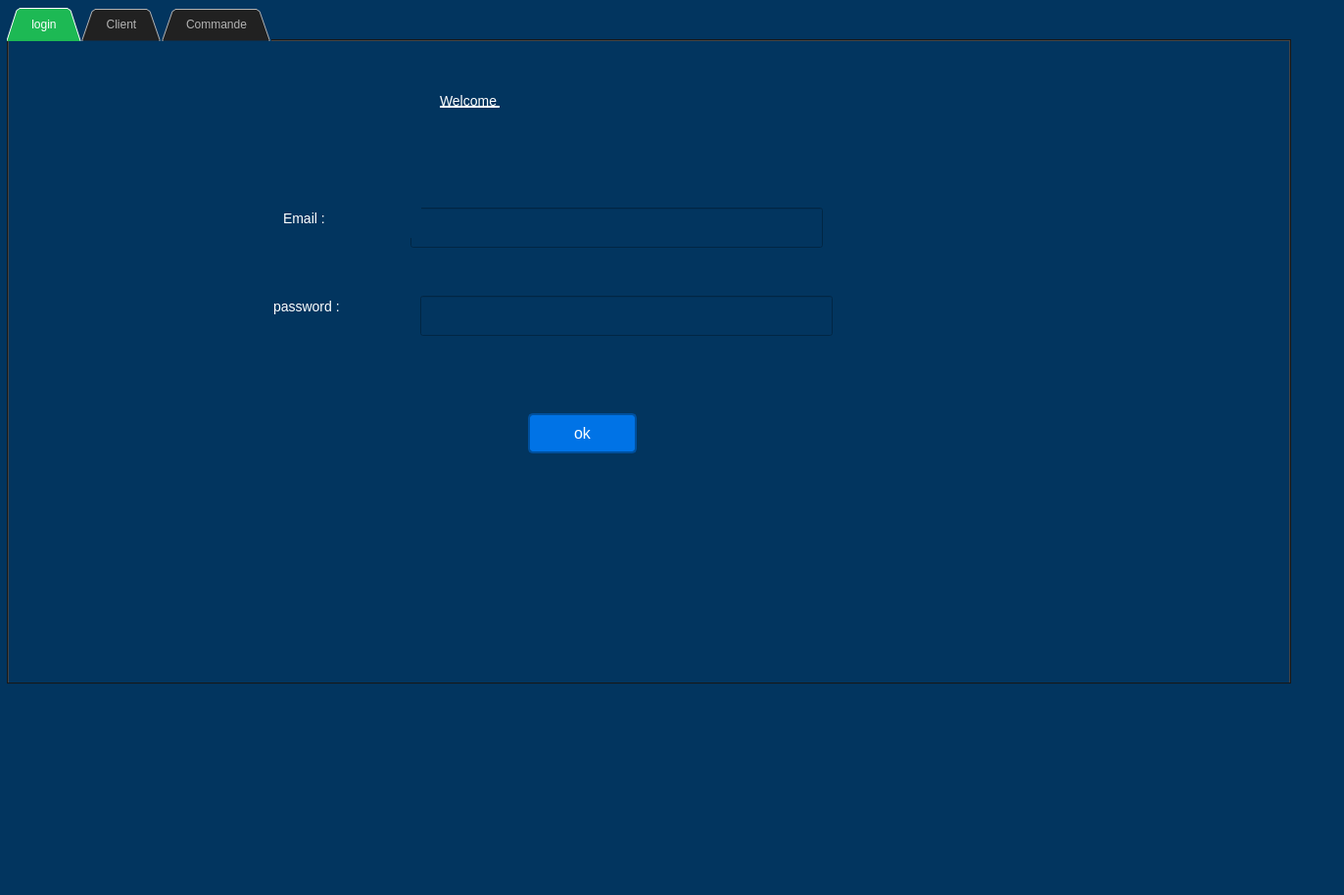
<?xml version="1.0" encoding="UTF-8"?>
<ui version="4.0">
 <class>MainWindow</class>
 <widget class="QMainWindow" name="MainWindow">
  <property name="geometry">
   <rect>
    <x>0</x>
    <y>0</y>
    <width>1372</width>
    <height>914</height>
   </rect>
  </property>
  <property name="windowTitle">
   <string>MainWindow</string>
  </property>
  <property name="styleSheet">
   <string notr="true">/* Dark Theme for the entire application */
QMainWindow {
    background-color: #02355F; /* Navy blue background */
}

QWidget {
    background-color: #02355F;
}

/* Styling for Labels */
QLabel {
    font-size: 14px;
    color: #ffffff; /* White text color */
}

/* Styling for Line Edits (not readOnly) */
QLineEdit[readOnly=&quot;false&quot;] {
    background-color: #D3D3D3; /* Slightly darker background */
    border: 2px solid #1DB954; /* Spotify green border */
    border-radius: 5px;
    padding: 5px;
    font-size: 14px;
    color: #ffffff;
}

/* Hover effect for Line Edits (not readOnly) */
QLineEdit[readOnly=&quot;false&quot;]:hover {
    background-color: #1E1E1E; /* Slightly lighter background on hover */
    border-color: #33A2FF; /* Light blue border on hover */
}

/* Focus effect for Line Edits (not readOnly) */
QLineEdit[readOnly=&quot;false&quot;]:focus {
    border-color: #33A2FF; /* Light blue border on focus */
}

/* Styling for Line Edits (readOnly) */
QLineEdit[readOnly=&quot;true&quot;] {
    background-color: #1f1e1e; /* Slightly darker background */
    border: 2px solid #1DB954; /* Spotify green border */
    border-radius: 5px;
    padding: 5px;
    font-size: 14px;
    color: #ffffff;
}

/* Style for Line Edits that are disabled */
QLineEdit:disabled {
    background-color: #666666; /* Gray background for disabled state */
    border: 2px solid #999999; /* Gray border for disabled state */
    border-radius: 5px;
    padding: 5px;
    font-size: 14px;
    color: #999999; /* Light gray text color for disabled state */
}

/* Styling for Push Buttons */
QPushButton {
    background-color: #0073e6;
    color: #ffffff;
    border: 2px solid #00509e;
    border-radius: 5px;
    padding: 10px 20px;
    font-size: 16px;
}

/* Hover effect for &quot;add&quot; QPushButton */
QPushButton[accessibleName=&quot;add&quot;]:hover {
    background-color: #107d38;
}

/* Hover effect for &quot;delete&quot; QPushButton */
QPushButton[accessibleName=&quot;delete&quot;]:hover {
    background-color: #107d38;
}

/* Styling for QTextEdit */
QTextEdit {
    background-color: #121212;
    border: 2px solid #1DB954;
    border-radius: 5px;
    padding: 5px;
    font-size: 14px;
    color: #ffffff;
}

QTextEdit:hover {
    background-color: #1E1E1E;
    border-color: #33A2FF;
}

QTextEdit:focus {
    border-color: #33A2FF;
}

/* Styling for QComboBox */
QComboBox {
    background-color: #121212;
    border: 2px solid #1DB954;
    border-radius: 5px;
    padding: 5px;
    font-size: 14px;
    color: #ffffff;
}

QComboBox:hover {
    background-color: #1E1E1E;
    border-color: #33A2FF;
}

QComboBox:focus {
    border-color: #33A2FF;
}

/* Styling for QGroupBox */
QGroupBox {
    border: none;
}

QGroupBox::title {
    color: #ffffff;
}

QGroupBox:hover {
    background-color: #1E1E1E;
}

/* Styling for QScrollBar */
QScrollBar:vertical {
    background: #121212;
    width: 10px;
}

QScrollBar::handle:vertical {
    background: #1DB954;
    min-height: 20px;
    border-radius: 5px;
}

/* Styling for QListView */
QListView {
    background-color: #121212;
    border: 2px solid #1DB954;
    border-radius: 5px;
    color: #ffffff;
    selection-background-color: #1DB954;
}

/* Styling for QTabWidget */
QTabWidget {
    background-color: #212121;
}

QTabBar::tab {
    padding: 10px 25px;
}

QTabBar::tab:selected {
    background-color: #1DB954;
    color: #ffffff;
}

QTabBar::tab:!selected {
    background-color: #212121;
    color: #b3b3b3;
}

/* Styling for QTableView and QTableWidget */
QTableView, QTableWidget {
    background-color: #02355F; /* Navy blue table background */
    border: 1px solid #666666; /* Fine gray border */
    border-radius: 5px;
    color: #ffffff;
    selection-background-color: #1DB954;
    font-size: 18px;
}

/* Header style for QTableView and QTableWidget */
QHeaderView::section {
    background-color: #1DB954;
    color: #ffffff;
    padding: 5px;
    border: 1px solid #666666; /* Fine gray borders for headers */
}

/* Row style for QTableView and QTableWidget */
QTableView::item, QTableWidget::item {
    border: 1px solid #666666; /* Fine gray row and column borders */
    padding: 5px;
}

/* Row hover effect */
QTableView::item:hover, QTableWidget::item:hover {
    background-color: #333333;
}

/* Selected row style */
QTableView::item:selected, QTableWidget::item:selected {
    background-color: #1DB954;
    color: #ffffff;
}

/* Styling for QSpinBox and QDoubleSpinBox */
QSpinBox[readOnly=&quot;false&quot;], QDoubleSpinBox[readOnly=&quot;false&quot;] {
    background-color: #121212;
    border: 2px solid #1DB954;
    border-radius: 5px;
    padding: 5px;
    font-size: 14px;
    color: #ffffff;
}

QSpinBox[readOnly=&quot;true&quot;], QDoubleSpinBox[readOnly=&quot;true&quot;] {
    background-color: #1f1e1e;
    border: 2px solid #1DB954;
    border-radius: 5px;
    padding: 5px;
    font-size: 14px;
    color: #ffffff;
}</string>
  </property>
  <widget class="QWidget" name="centralwidget">
   <widget class="QWidget" name="layoutWidget">
    <property name="geometry">
     <rect>
      <x>7</x>
      <y>8</y>
      <width>1311</width>
      <height>691</height>
     </rect>
    </property>
    <layout class="QHBoxLayout" name="horizontalLayout_2">
     <item>
      <widget class="QTabWidget" name="QTabWidget_2">
       <property name="styleSheet">
        <string notr="true"/>
       </property>
       <property name="tabShape">
        <enum>QTabWidget::Triangular</enum>
       </property>
       <property name="currentIndex">
        <number>0</number>
       </property>
       <property name="iconSize">
        <size>
         <width>32</width>
         <height>32</height>
        </size>
       </property>
       <widget class="QWidget" name="login">
        <attribute name="icon">
         <iconset>
          <normaloff>:/images/account/account.ico</normaloff>:/images/account/account.ico</iconset>
        </attribute>
        <attribute name="title">
         <string>login</string>
        </attribute>
        <widget class="QPushButton" name="pushButton_9">
         <property name="geometry">
          <rect>
           <x>530</x>
           <y>380</y>
           <width>111</width>
           <height>41</height>
          </rect>
         </property>
         <property name="text">
          <string>ok</string>
         </property>
         <property name="icon">
          <iconset>
           <normaloff>:/images/buttons/id-card.ico</normaloff>:/images/buttons/id-card.ico</iconset>
         </property>
         <property name="iconSize">
          <size>
           <width>32</width>
           <height>32</height>
          </size>
         </property>
        </widget>
        <widget class="QLabel" name="label_14">
         <property name="geometry">
          <rect>
           <x>440</x>
           <y>40</y>
           <width>361</width>
           <height>41</height>
          </rect>
         </property>
         <property name="styleSheet">
          <string notr="true">font: 20pt &quot;Segoe UI&quot;;
text-decoration: underline;
</string>
         </property>
         <property name="text">
          <string>Welcome </string>
         </property>
        </widget>
        <widget class="QLineEdit" name="lineEdit_13">
         <property name="geometry">
          <rect>
           <x>410</x>
           <y>170</y>
           <width>421</width>
           <height>41</height>
          </rect>
         </property>
        </widget>
        <widget class="QLabel" name="label_19">
         <property name="geometry">
          <rect>
           <x>270</x>
           <y>250</y>
           <width>141</width>
           <height>41</height>
          </rect>
         </property>
         <property name="styleSheet">
          <string notr="true">font: 15pt &quot;Segoe UI&quot;;</string>
         </property>
         <property name="text">
          <string>password :</string>
         </property>
        </widget>
        <widget class="QLineEdit" name="lineEdit_15">
         <property name="geometry">
          <rect>
           <x>420</x>
           <y>260</y>
           <width>421</width>
           <height>41</height>
          </rect>
         </property>
        </widget>
        <widget class="QLabel" name="label_23">
         <property name="geometry">
          <rect>
           <x>280</x>
           <y>160</y>
           <width>141</width>
           <height>41</height>
          </rect>
         </property>
         <property name="styleSheet">
          <string notr="true">font: 15pt &quot;Segoe UI&quot;;</string>
         </property>
         <property name="text">
          <string>Email :</string>
         </property>
        </widget>
        <widget class="QLabel" name="label_50">
         <property name="geometry">
          <rect>
           <x>800</x>
           <y>10</y>
           <width>211</width>
           <height>111</height>
          </rect>
         </property>
         <property name="styleSheet">
          <string notr="true">image: url(:/images/logo-removebg-preview.png);</string>
         </property>
         <property name="text">
          <string/>
         </property>
        </widget>
        <widget class="QLabel" name="label_57">
         <property name="geometry">
          <rect>
           <x>1160</x>
           <y>10</y>
           <width>121</width>
           <height>71</height>
          </rect>
         </property>
         <property name="styleSheet">
          <string notr="true">image: url(:/images/theme/sun.ico);</string>
         </property>
         <property name="text">
          <string/>
         </property>
        </widget>
       </widget>
       <widget class="QWidget" name="CLIENT">
        <attribute name="title">
         <string>Client</string>
        </attribute>
        <widget class="QPushButton" name="addButton_client">
         <property name="geometry">
          <rect>
           <x>590</x>
           <y>520</y>
           <width>171</width>
           <height>41</height>
          </rect>
         </property>
         <property name="text">
          <string>Add </string>
         </property>
         <property name="icon">
          <iconset>
           <normaloff>:/images/buttons/add-list.ico</normaloff>:/images/buttons/add-list.ico</iconset>
         </property>
         <property name="iconSize">
          <size>
           <width>32</width>
           <height>32</height>
          </size>
         </property>
        </widget>
        <widget class="QLabel" name="label_54">
         <property name="geometry">
          <rect>
           <x>1110</x>
           <y>520</y>
           <width>211</width>
           <height>111</height>
          </rect>
         </property>
         <property name="styleSheet">
          <string notr="true">image: url(:/images/logo-removebg-preview.png);</string>
         </property>
         <property name="text">
          <string/>
         </property>
        </widget>
        <widget class="QLabel" name="label_61">
         <property name="geometry">
          <rect>
           <x>1180</x>
           <y>10</y>
           <width>121</width>
           <height>71</height>
          </rect>
         </property>
         <property name="styleSheet">
          <string notr="true">image: url(:/images/theme/sun.ico);</string>
         </property>
         <property name="text">
          <string/>
         </property>
        </widget>
        <widget class="QTableView" name="tableView_client">
         <property name="geometry">
          <rect>
           <x>590</x>
           <y>160</y>
           <width>681</width>
           <height>221</height>
          </rect>
         </property>
        </widget>
        <widget class="QComboBox" name="choix_client">
         <property name="geometry">
          <rect>
           <x>940</x>
           <y>90</y>
           <width>191</width>
           <height>41</height>
          </rect>
         </property>
         <item>
          <property name="text">
           <string>ID_CLIENT</string>
          </property>
         </item>
         <item>
          <property name="text">
           <string>CIN</string>
          </property>
         </item>
         <item>
          <property name="text">
           <string>NOM</string>
          </property>
         </item>
         <item>
          <property name="text">
           <string>PRENOM</string>
          </property>
         </item>
         <item>
          <property name="text">
           <string>EMAIL</string>
          </property>
         </item>
         <item>
          <property name="text">
           <string>TELEPHONE</string>
          </property>
         </item>
         <item>
          <property name="text">
           <string>DATE_DE_NAISSANCE</string>
          </property>
         </item>
         <item>
          <property name="text">
           <string>GOUVERNORAT</string>
          </property>
         </item>
         <item>
          <property name="text">
           <string>DELEGATION</string>
          </property>
         </item>
         <item>
          <property name="text">
           <string>ROLE</string>
          </property>
         </item>
         <item>
          <property name="text">
           <string>SEXE</string>
          </property>
         </item>
        </widget>
        <widget class="QLineEdit" name="chercher_client">
         <property name="geometry">
          <rect>
           <x>590</x>
           <y>90</y>
           <width>321</width>
           <height>42</height>
          </rect>
         </property>
        </widget>
        <widget class="QPushButton" name="bt_tri_client">
         <property name="geometry">
          <rect>
           <x>1150</x>
           <y>90</y>
           <width>91</width>
           <height>41</height>
          </rect>
         </property>
         <property name="text">
          <string>TRIER</string>
         </property>
        </widget>
        <widget class="QGroupBox" name="groupBox_5">
         <property name="geometry">
          <rect>
           <x>80</x>
           <y>-20</y>
           <width>491</width>
           <height>641</height>
          </rect>
         </property>
         <property name="styleSheet">
          <string notr="true">font: 14pt &quot;Garamond&quot;;</string>
         </property>
         <property name="title">
          <string/>
         </property>
         <property name="flat">
          <bool>false</bool>
         </property>
         <property name="checkable">
          <bool>false</bool>
         </property>
         <layout class="QVBoxLayout" name="verticalLayout_5" stretch="0,0,1,1,1,0,1,0,0,0,0,0,0,0,0,0,0,0,0,0">
          <property name="spacing">
           <number>7</number>
          </property>
          <property name="leftMargin">
           <number>100</number>
          </property>
          <property name="topMargin">
           <number>50</number>
          </property>
          <property name="rightMargin">
           <number>100</number>
          </property>
          <property name="bottomMargin">
           <number>5</number>
          </property>
          <item>
           <widget class="QLabel" name="label_31">
            <property name="font">
             <font>
              <family>Garamond</family>
              <pointsize>14</pointsize>
              <italic>false</italic>
              <bold>false</bold>
             </font>
            </property>
            <property name="text">
             <string>Nom:</string>
            </property>
           </widget>
          </item>
          <item>
           <widget class="QLineEdit" name="nom_client"/>
          </item>
          <item>
           <widget class="QLabel" name="label_32">
            <property name="text">
             <string>Prenom:</string>
            </property>
           </widget>
          </item>
          <item>
           <widget class="QLineEdit" name="prenom_client"/>
          </item>
          <item>
           <widget class="QLabel" name="label_33">
            <property name="text">
             <string>Date de naissance</string>
            </property>
           </widget>
          </item>
          <item>
           <widget class="QDateEdit" name="naissance_client"/>
          </item>
          <item>
           <widget class="QLabel" name="label_34">
            <property name="text">
             <string>Email:</string>
            </property>
           </widget>
          </item>
          <item>
           <widget class="QLineEdit" name="email_client"/>
          </item>
          <item>
           <widget class="QLabel" name="label_35">
            <property name="text">
             <string>Telephone:</string>
            </property>
           </widget>
          </item>
          <item>
           <widget class="QLineEdit" name="telephone_client"/>
          </item>
          <item>
           <widget class="QLabel" name="label_36">
            <property name="text">
             <string>CIN:</string>
            </property>
           </widget>
          </item>
          <item>
           <widget class="QLineEdit" name="cin_client"/>
          </item>
          <item>
           <widget class="QLabel" name="label_74">
            <property name="text">
             <string>Sexe:</string>
            </property>
           </widget>
          </item>
          <item>
           <widget class="QComboBox" name="sexe_client">
            <item>
             <property name="text">
              <string>HOMME</string>
             </property>
            </item>
            <item>
             <property name="text">
              <string>FEMME</string>
             </property>
            </item>
           </widget>
          </item>
          <item>
           <widget class="QLabel" name="label_73">
            <property name="text">
             <string>Gouvernorat</string>
            </property>
           </widget>
          </item>
          <item>
           <widget class="QComboBox" name="gouvernorat_client"/>
          </item>
          <item>
           <widget class="QLabel" name="label_75">
            <property name="text">
             <string>DELEGATION:</string>
            </property>
           </widget>
          </item>
          <item>
           <widget class="QComboBox" name="delegation_client"/>
          </item>
          <item>
           <widget class="QLabel" name="label_76">
            <property name="text">
             <string>ADRESSE:</string>
            </property>
           </widget>
          </item>
          <item>
           <widget class="QLineEdit" name="adresse_client"/>
          </item>
         </layout>
        </widget>
        <widget class="QPushButton" name="stat_client">
         <property name="geometry">
          <rect>
           <x>1030</x>
           <y>430</y>
           <width>171</width>
           <height>41</height>
          </rect>
         </property>
         <property name="text">
          <string>statics</string>
         </property>
         <property name="icon">
          <iconset>
           <normaloff>../../../equippement interface/images/employer/analytics.ico</normaloff>../../../equippement interface/images/employer/analytics.ico</iconset>
         </property>
         <property name="iconSize">
          <size>
           <width>32</width>
           <height>32</height>
          </size>
         </property>
        </widget>
        <widget class="QPushButton" name="updateButton_client">
         <property name="geometry">
          <rect>
           <x>770</x>
           <y>520</y>
           <width>171</width>
           <height>41</height>
          </rect>
         </property>
         <property name="text">
          <string>update </string>
         </property>
         <property name="icon">
          <iconset>
           <normaloff>:/images/buttons/refresh.ico</normaloff>:/images/buttons/refresh.ico</iconset>
         </property>
         <property name="iconSize">
          <size>
           <width>32</width>
           <height>32</height>
          </size>
         </property>
        </widget>
        <widget class="QPushButton" name="pdf_client">
         <property name="geometry">
          <rect>
           <x>630</x>
           <y>430</y>
           <width>171</width>
           <height>41</height>
          </rect>
         </property>
         <property name="text">
          <string>export </string>
         </property>
         <property name="icon">
          <iconset>
           <normaloff>:/images/buttons/pdf.ico</normaloff>:/images/buttons/pdf.ico</iconset>
         </property>
         <property name="iconSize">
          <size>
           <width>32</width>
           <height>32</height>
          </size>
         </property>
        </widget>
        <widget class="QPushButton" name="deleteButton_client">
         <property name="geometry">
          <rect>
           <x>950</x>
           <y>520</y>
           <width>171</width>
           <height>41</height>
          </rect>
         </property>
         <property name="text">
          <string>delete</string>
         </property>
         <property name="icon">
          <iconset>
           <normaloff>:/images/buttons/delete.ico</normaloff>:/images/buttons/delete.ico</iconset>
         </property>
         <property name="iconSize">
          <size>
           <width>32</width>
           <height>32</height>
          </size>
         </property>
        </widget>
        <widget class="QLabel" name="id_client">
         <property name="geometry">
          <rect>
           <x>600</x>
           <y>30</y>
           <width>20</width>
           <height>26</height>
          </rect>
         </property>
         <property name="font">
          <font>
           <family>Garamond</family>
           <pointsize>-1</pointsize>
           <italic>false</italic>
           <bold>false</bold>
          </font>
         </property>
         <property name="text">
          <string/>
         </property>
         <property name="alignment">
          <set>Qt::AlignCenter</set>
         </property>
        </widget>
        <widget class="QComboBox" name="ordre_client">
         <property name="geometry">
          <rect>
           <x>940</x>
           <y>40</y>
           <width>191</width>
           <height>41</height>
          </rect>
         </property>
         <item>
          <property name="text">
           <string>ASCENDANT</string>
          </property>
         </item>
         <item>
          <property name="text">
           <string>DESCENDANT</string>
          </property>
         </item>
        </widget>
        <widget class="QPushButton" name="bt_client_log_out">
         <property name="geometry">
          <rect>
           <x>10</x>
           <y>20</y>
           <width>50</width>
           <height>31</height>
          </rect>
         </property>
         <property name="text">
          <string/>
         </property>
         <property name="icon">
          <iconset>
           <normaloff>:/images/buttons/pdf.ico</normaloff>:/images/buttons/pdf.ico</iconset>
         </property>
         <property name="iconSize">
          <size>
           <width>32</width>
           <height>32</height>
          </size>
         </property>
        </widget>
        <widget class="QLabel" name="label">
         <property name="geometry">
          <rect>
           <x>75</x>
           <y>5</y>
           <width>161</width>
           <height>20</height>
          </rect>
         </property>
         <property name="styleSheet">
          <string notr="true">font: 14pt &quot;Garamond&quot;;</string>
         </property>
         <property name="text">
          <string>Nouvelle Client: </string>
         </property>
        </widget>
       </widget>
       <widget class="QWidget" name="Commande">
        <attribute name="title">
         <string>Commande</string>
        </attribute>
        <widget class="QComboBox" name="choix_commande">
         <property name="geometry">
          <rect>
           <x>960</x>
           <y>80</y>
           <width>191</width>
           <height>41</height>
          </rect>
         </property>
         <item>
          <property name="text">
           <string>ID_COMMANDE</string>
          </property>
         </item>
         <item>
          <property name="text">
           <string>ID_CLIENT</string>
          </property>
         </item>
         <item>
          <property name="text">
           <string>ID_LIVREUR</string>
          </property>
         </item>
         <item>
          <property name="text">
           <string>DATE_COMMANDE</string>
          </property>
         </item>
         <item>
          <property name="text">
           <string>STATUT</string>
          </property>
         </item>
         <item>
          <property name="text">
           <string>NOM_PRODUIT</string>
          </property>
         </item>
         <item>
          <property name="text">
           <string>TYPE_PRODUIT</string>
          </property>
         </item>
         <item>
          <property name="text">
           <string>PRIX_TOTALE</string>
          </property>
         </item>
        </widget>
        <widget class="QLabel" name="label_62">
         <property name="geometry">
          <rect>
           <x>1200</x>
           <y>0</y>
           <width>121</width>
           <height>71</height>
          </rect>
         </property>
         <property name="styleSheet">
          <string notr="true">image: url(:/images/theme/sun.ico);</string>
         </property>
         <property name="text">
          <string/>
         </property>
        </widget>
        <widget class="QLineEdit" name="chercher_commande">
         <property name="geometry">
          <rect>
           <x>610</x>
           <y>80</y>
           <width>321</width>
           <height>42</height>
          </rect>
         </property>
        </widget>
        <widget class="QGroupBox" name="groupBox_6">
         <property name="geometry">
          <rect>
           <x>90</x>
           <y>0</y>
           <width>501</width>
           <height>621</height>
          </rect>
         </property>
         <property name="styleSheet">
          <string notr="true">font: 14pt &quot;Garamond&quot;;</string>
         </property>
         <property name="title">
          <string>New Commande:</string>
         </property>
         <property name="flat">
          <bool>false</bool>
         </property>
         <property name="checkable">
          <bool>false</bool>
         </property>
         <layout class="QVBoxLayout" name="verticalLayout_6" stretch="0,0,0,1,0,0,0,0,0,0">
          <property name="spacing">
           <number>7</number>
          </property>
          <property name="leftMargin">
           <number>100</number>
          </property>
          <property name="topMargin">
           <number>50</number>
          </property>
          <property name="rightMargin">
           <number>100</number>
          </property>
          <property name="bottomMargin">
           <number>5</number>
          </property>
          <item>
           <widget class="QLabel" name="label_37">
            <property name="font">
             <font>
              <family>Garamond</family>
              <pointsize>14</pointsize>
              <italic>false</italic>
              <bold>false</bold>
             </font>
            </property>
            <property name="text">
             <string>Nom Produit:</string>
            </property>
           </widget>
          </item>
          <item>
           <widget class="QLineEdit" name="nom_produit"/>
          </item>
          <item>
           <widget class="QLabel" name="label_38">
            <property name="text">
             <string>Type Produit:</string>
            </property>
           </widget>
          </item>
          <item>
           <widget class="QLineEdit" name="type_produit"/>
          </item>
          <item>
           <widget class="QLabel" name="label_40">
            <property name="text">
             <string>Prix Totale:</string>
            </property>
           </widget>
          </item>
          <item>
           <widget class="QLineEdit" name="prix_totale"/>
          </item>
          <item>
           <widget class="QLabel" name="label_85">
            <property name="text">
             <string>Livreur:</string>
            </property>
           </widget>
          </item>
          <item>
           <widget class="QComboBox" name="comboBox_livreur"/>
          </item>
          <item>
           <widget class="QLabel" name="label_86">
            <property name="text">
             <string>Client:</string>
            </property>
           </widget>
          </item>
          <item>
           <widget class="QComboBox" name="comboBox_client"/>
          </item>
         </layout>
        </widget>
        <widget class="QLabel" name="id_commande">
         <property name="geometry">
          <rect>
           <x>620</x>
           <y>20</y>
           <width>20</width>
           <height>26</height>
          </rect>
         </property>
         <property name="font">
          <font>
           <family>Garamond</family>
           <pointsize>-1</pointsize>
           <italic>false</italic>
           <bold>false</bold>
          </font>
         </property>
         <property name="text">
          <string/>
         </property>
         <property name="alignment">
          <set>Qt::AlignCenter</set>
         </property>
        </widget>
        <widget class="QPushButton" name="updateButton_commande">
         <property name="geometry">
          <rect>
           <x>790</x>
           <y>510</y>
           <width>171</width>
           <height>41</height>
          </rect>
         </property>
         <property name="text">
          <string>update </string>
         </property>
         <property name="icon">
          <iconset>
           <normaloff>:/images/buttons/refresh.ico</normaloff>:/images/buttons/refresh.ico</iconset>
         </property>
         <property name="iconSize">
          <size>
           <width>32</width>
           <height>32</height>
          </size>
         </property>
        </widget>
        <widget class="QPushButton" name="stat_commande">
         <property name="geometry">
          <rect>
           <x>1050</x>
           <y>420</y>
           <width>171</width>
           <height>41</height>
          </rect>
         </property>
         <property name="text">
          <string>statics</string>
         </property>
         <property name="icon">
          <iconset>
           <normaloff>../../../equippement interface/images/employer/analytics.ico</normaloff>../../../equippement interface/images/employer/analytics.ico</iconset>
         </property>
         <property name="iconSize">
          <size>
           <width>32</width>
           <height>32</height>
          </size>
         </property>
        </widget>
        <widget class="QPushButton" name="deleteButton_commande">
         <property name="geometry">
          <rect>
           <x>970</x>
           <y>510</y>
           <width>171</width>
           <height>41</height>
          </rect>
         </property>
         <property name="text">
          <string>delete</string>
         </property>
         <property name="icon">
          <iconset>
           <normaloff>:/images/buttons/delete.ico</normaloff>:/images/buttons/delete.ico</iconset>
         </property>
         <property name="iconSize">
          <size>
           <width>32</width>
           <height>32</height>
          </size>
         </property>
        </widget>
        <widget class="QPushButton" name="tri_commande">
         <property name="geometry">
          <rect>
           <x>1170</x>
           <y>80</y>
           <width>91</width>
           <height>41</height>
          </rect>
         </property>
         <property name="text">
          <string>TRIER</string>
         </property>
        </widget>
        <widget class="QLabel" name="label_55">
         <property name="geometry">
          <rect>
           <x>1130</x>
           <y>510</y>
           <width>211</width>
           <height>111</height>
          </rect>
         </property>
         <property name="styleSheet">
          <string notr="true">image: url(:/images/logo-removebg-preview.png);</string>
         </property>
         <property name="text">
          <string/>
         </property>
        </widget>
        <widget class="QTableView" name="tableView_commande">
         <property name="geometry">
          <rect>
           <x>610</x>
           <y>150</y>
           <width>681</width>
           <height>221</height>
          </rect>
         </property>
        </widget>
        <widget class="QPushButton" name="addButton_commande">
         <property name="geometry">
          <rect>
           <x>610</x>
           <y>510</y>
           <width>171</width>
           <height>41</height>
          </rect>
         </property>
         <property name="text">
          <string>Add </string>
         </property>
         <property name="icon">
          <iconset>
           <normaloff>:/images/buttons/add-list.ico</normaloff>:/images/buttons/add-list.ico</iconset>
         </property>
         <property name="iconSize">
          <size>
           <width>32</width>
           <height>32</height>
          </size>
         </property>
        </widget>
        <widget class="QPushButton" name="pdf_commande">
         <property name="geometry">
          <rect>
           <x>650</x>
           <y>420</y>
           <width>171</width>
           <height>41</height>
          </rect>
         </property>
         <property name="text">
          <string>export </string>
         </property>
         <property name="icon">
          <iconset>
           <normaloff>:/images/buttons/pdf.ico</normaloff>:/images/buttons/pdf.ico</iconset>
         </property>
         <property name="iconSize">
          <size>
           <width>32</width>
           <height>32</height>
          </size>
         </property>
        </widget>
        <widget class="QComboBox" name="ordre_commande">
         <property name="geometry">
          <rect>
           <x>960</x>
           <y>20</y>
           <width>191</width>
           <height>41</height>
          </rect>
         </property>
         <item>
          <property name="text">
           <string>ASCENDANT</string>
          </property>
         </item>
         <item>
          <property name="text">
           <string>DESCENDANT</string>
          </property>
         </item>
        </widget>
        <widget class="QPushButton" name="bt_commande_log_out">
         <property name="geometry">
          <rect>
           <x>10</x>
           <y>20</y>
           <width>50</width>
           <height>31</height>
          </rect>
         </property>
         <property name="text">
          <string/>
         </property>
         <property name="icon">
          <iconset>
           <normaloff>:/images/buttons/pdf.ico</normaloff>:/images/buttons/pdf.ico</iconset>
         </property>
         <property name="iconSize">
          <size>
           <width>32</width>
           <height>32</height>
          </size>
         </property>
        </widget>
        <widget class="QPushButton" name="QrCode_commande">
         <property name="geometry">
          <rect>
           <x>840</x>
           <y>420</y>
           <width>171</width>
           <height>41</height>
          </rect>
         </property>
         <property name="text">
          <string>QrCode</string>
         </property>
         <property name="icon">
          <iconset>
           <normaloff>:/images/buttons/pdf.ico</normaloff>:/images/buttons/pdf.ico</iconset>
         </property>
         <property name="iconSize">
          <size>
           <width>32</width>
           <height>32</height>
          </size>
         </property>
        </widget>
       </widget>
      </widget>
     </item>
    </layout>
   </widget>
  </widget>
  <widget class="QMenuBar" name="menubar">
   <property name="geometry">
    <rect>
     <x>0</x>
     <y>0</y>
     <width>1372</width>
     <height>26</height>
    </rect>
   </property>
  </widget>
  <widget class="QStatusBar" name="statusbar"/>
 </widget>
 <resources/>
 <connections/>
</ui>
